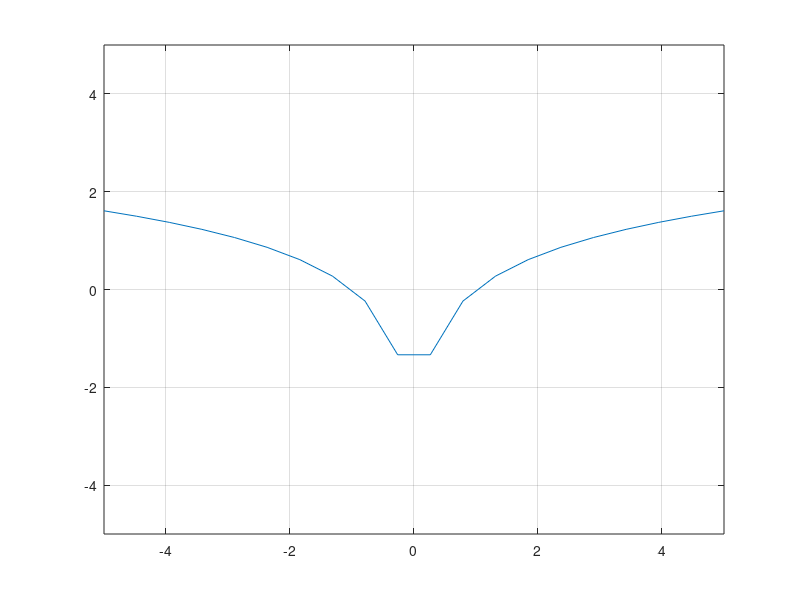
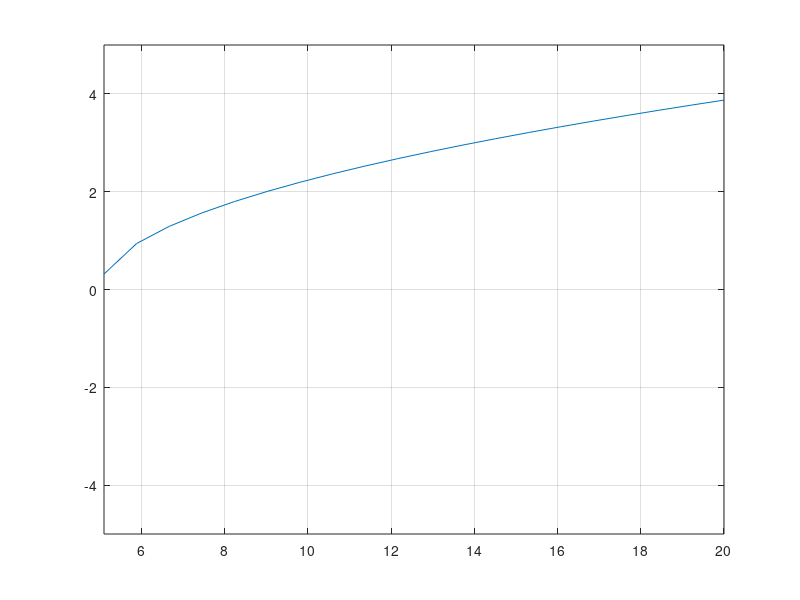
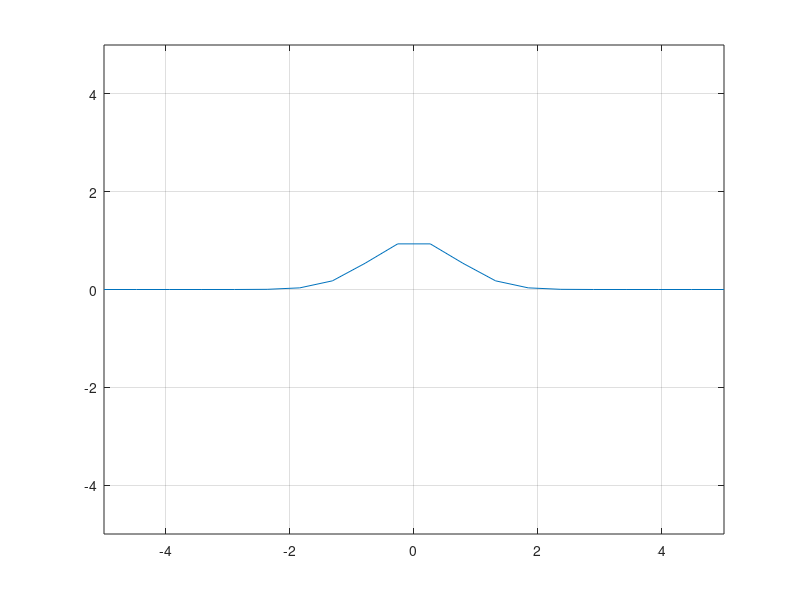

The MATLAB source for these figures, in order:
%joao vitor viana do amaral 204
clear; close all; clc;
%1)
n=20;
x=linspace(-5,5,n);
y=log(x);
figure(1)
plot(x,y)
axis([-5 5 -5 5])
hold on
grid on
%2)
figure(2)
x=linspace(5.1,20,n)
y=sqrt(x-5);
plot(x,y)
axis([5.1 20 -5 5])
hold on
grid on
%3)
figure(3)
x=linspace(-5,5,n);
y=exp(-x.^2);
plot(x,y)
axis([-5 5 -5 5])
hold on
grid on